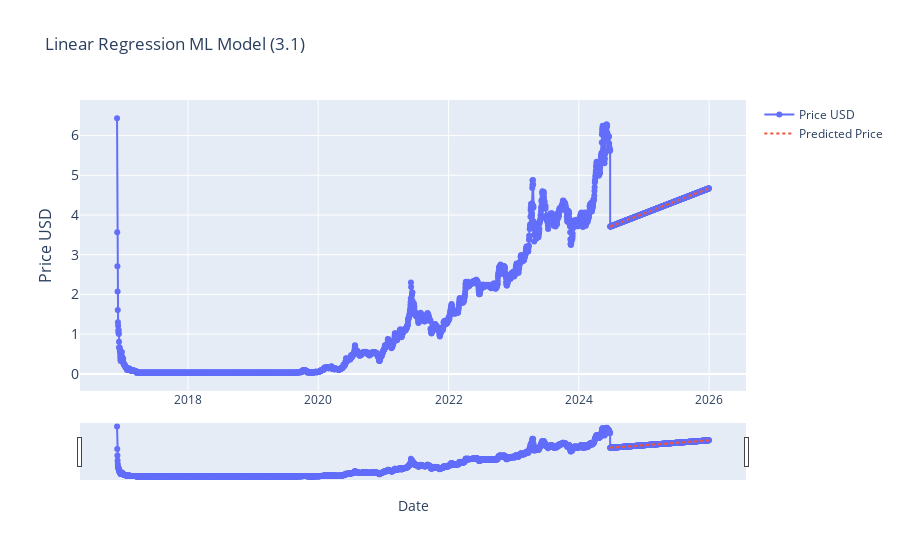

The code cell stored with this chart in its notebook:
### Code cell
# Linear Regression (3.1) FUTURE MODELLING STRATEGY

# Linear Regression (3.1)

from sklearn.linear_model import LinearRegression
from sklearn.model_selection import train_test_split
import plotly.graph_objects as go
import pandas as pd
from ipywidgets import interact, DatePicker
import numpy as np

current_item['date_ordinal'] = current_item.index.map(pd.Timestamp.toordinal)
X = current_item['date_ordinal'].values.reshape(-1, 1)
y = current_item['price_usd'].values

# THIS SECTION IS FOR FUTURE PRICE PREDICTION:
future_dates = pd.date_range(start=current_item.index[-1], end='2025-12-31')
future_dates_ordinal = future_dates.map(pd.Timestamp.toordinal).values.reshape(-1, 1)

# intialize the model (like initialising a variable)
model_lr = LinearRegression()
model_lr.fit(X, y)

# make predictions
y_pred = model_lr.predict(future_dates_ordinal)

# Create a DataFrame for future predictions
future_df = pd.DataFrame(data={'date': future_dates, 'price_usd': y_pred})
future_df.set_index('date', inplace=True)

# Combine current_item and future_df
combined_df = pd.concat([current_item, future_df])

def update_graph(start_date, end_date):
    # Filtering the data based on the date range
    mask = (combined_df.index >= pd.to_datetime(start_date)) & (combined_df.index <= pd.to_datetime(end_date))
    filtered_data = combined_df.loc[mask]

    # Creating the plot
    fig = go.Figure()
    fig.add_trace(go.Scatter(x=filtered_data.index, y=filtered_data['price_usd'], mode='lines+markers', name='Price USD'))

    # Add the predicted prices
    fig.add_trace(go.Scatter(x=future_df.index, y=future_df['price_usd'], mode='lines', name='Predicted Price', line=dict(dash='dot')))

    # Formatting
    fig.update_layout(
        title='Linear Regression ML Model (3.1)',
        xaxis_title='Date',
        yaxis_title='Price USD',
        yaxis=dict(
            title='Price USD',
            titlefont_size=16,
            tickfont_size=14,
        ),
        xaxis=dict(  # Added lines for range slider
            rangeslider=dict(
                visible=True
            ),
            type="date"
        ),
        showlegend=True
    )

    fig.show()

# Creating interactive widgets for date selection
start_date_picker = DatePicker(description='Start Date', value=combined_df.index[0], disabled=False)
end_date_picker = DatePicker(description='End Date', value=combined_df.index[-1], disabled=False)

# Display the interactive widget
interact(update_graph, start_date=start_date_picker, end_date=end_date_picker)

### Figure 1 — Plotly figure (JSON) as saved in the notebook; plotly's stock layout.template omitted (floating-point values rounded to 4 significant figures; data arrays with more than 128 entries replaced by an {"elided": "..."} marker saying what was removed)
{"data": [{"mode": "lines+markers", "name": "Price USD", "type": "scatter", "x": {"elided": "3321 str values"}, "y": {"elided": "3321 float values"}}, {"line": {"dash": "dot"}, "mode": "lines", "name": "Predicted Price", "type": "scatter", "x": {"elided": "555 str values"}, "y": {"elided": "555 float values"}}], "layout": {"showlegend": true, "title": {"text": "Linear Regression ML Model (3.1)"}, "xaxis": {"rangeslider": {"visible": true}, "title": {"text": "Date"}, "type": "date"}, "yaxis": {"tickfont": {"size": 14}, "title": {"font": {"size": 16}, "text": "Price USD"}}}}
